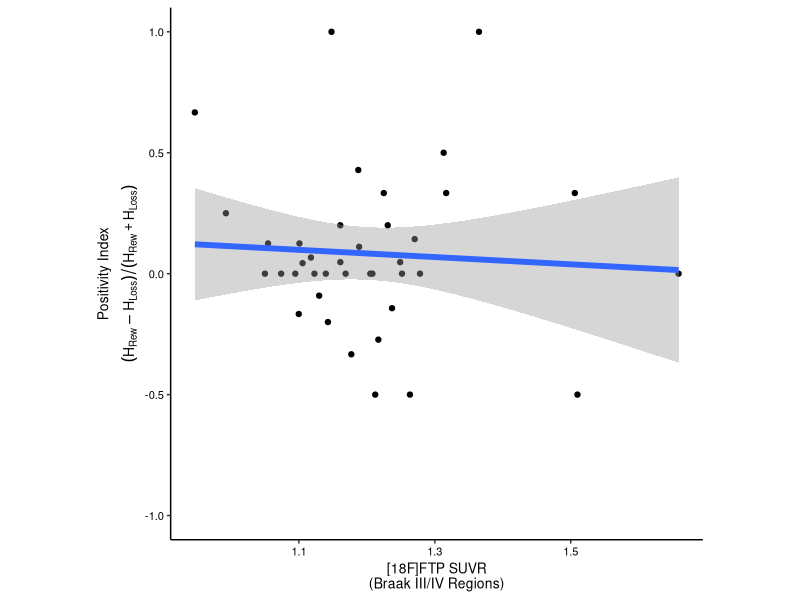
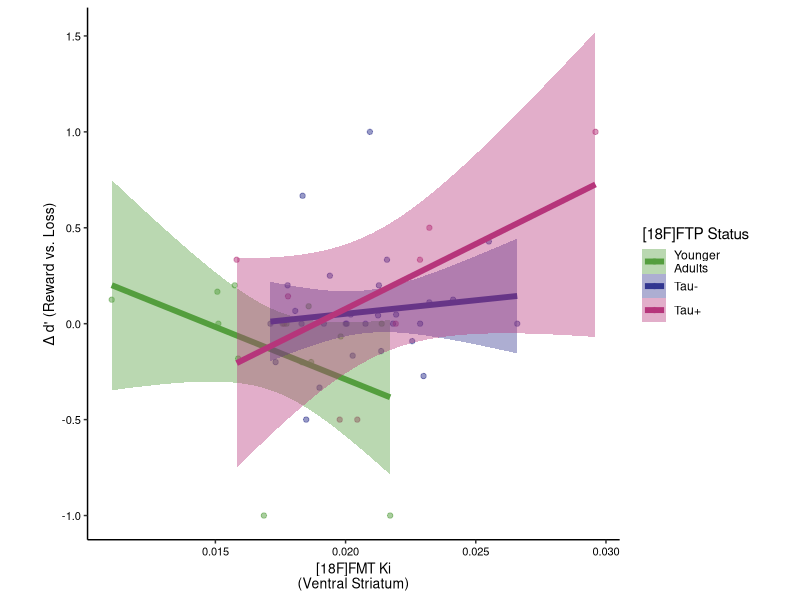
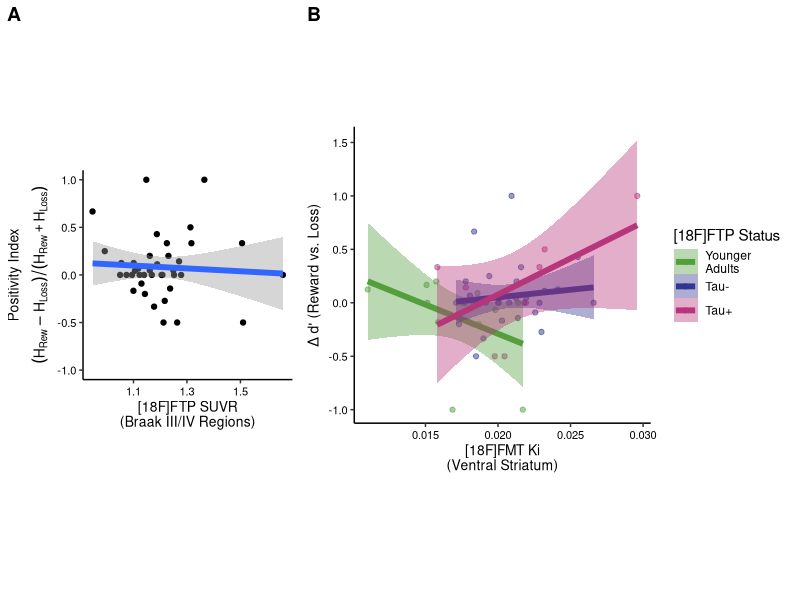
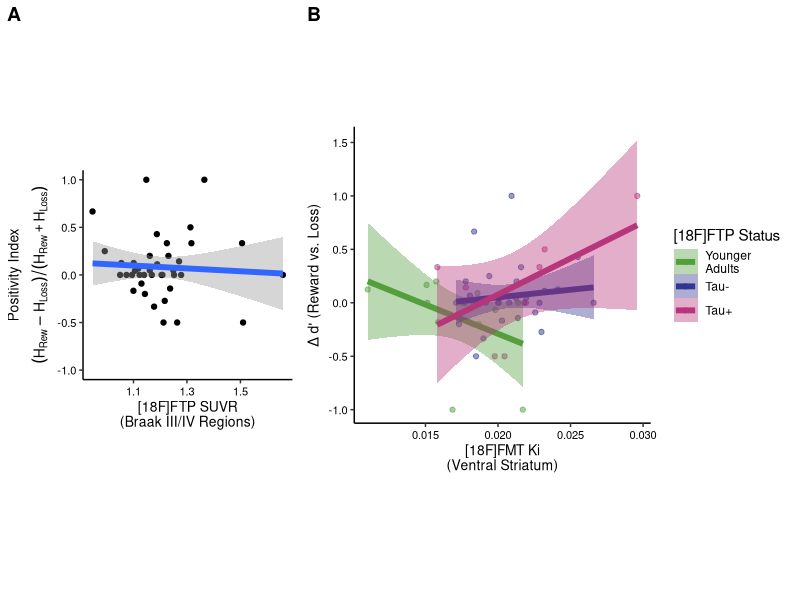

These figures' R source, in order:
## ---- chunk 1
knitr::opts_chunk$set(echo = TRUE)

# Load Libraries
library(tidyverse) # v2.0.0
library(ggpubr) # v0.6.0
library(rstatix) # v0.7.2
library(lme4) # v1.1.32
library(lmerTest) # v3.1.3

# Set colorscales
jack_status_cscale <- scale_color_manual(values = c("#549e3e", "#323690", "#B6357B"))
jack_status_fscale <- scale_fill_manual(values = c("#549e3e", "#323690", "#B6357B"))

df <- read_csv('data_sup_fig08.csv')

df$tau_status <- factor(df$tau_status, levels = c('Younger\nAdults', 
                                                  'Tau-', 'Tau+'))
## ---- chunk 2
figA <- df %>% 
  ggplot(aes(x = ftp_braak34_suvr, y = pos_index)) +
  geom_point() +
  geom_smooth(method = 'lm', limit = 0.9, linewidth = 2) +
  theme_classic() +
  xlab(bquote('[18F]FTP SUVR\n(Braak III/IV Regions)')) +
  ylab(bquote(atop('Positivity Index', (H[Rew] - H[Loss])/(H[Rew] + H[Loss])))) +
  theme(panel.background = element_blank(),
      axis.line = element_line(color = 'black'),
      axis.text.x = element_text(color = 'black', size = 8),
      axis.text.y = element_text(color = 'black', size = 8),
      axis.title.x = element_text(color = 'black', size = 10),
      axis.title.y = element_text(color = 'black', size = 10),
      aspect.ratio = 1)

figA
## ---- chunk 3
# Stats for Panel A

# Simplest model
lm1 <- lm(pos_index ~ ftp_braak34_suvr + age + sex + yrs_edu, data = df)
summary(lm1)
## ---- chunk 4
# Model accounting for learning accuracy
lm2 <- lm(pos_index ~ ftp_braak34_suvr + learning_RewVsLoss, data = df)
summary(lm2)

## ---- chunk 5
figB <- df %>% filter(!is.na(tau_status)) %>%
  ggplot(aes(x = fmt_ki_vst, y = pos_index, group = tau_status,
             color = tau_status, fill = tau_status)) +
  geom_point(alpha = 0.5) +
  geom_smooth(method = 'lm', limit = 0.9, linewidth = 2) +
  scale_fill_manual('[18F]FTP Status', values = c("#549e3e", "#323690", "#B6357B")) +
  scale_color_manual('[18F]FTP Status', values = c("#549e3e", "#323690", "#B6357B")) +
  theme_classic() +
  xlab(bquote('[18F]FMT Ki\n(Ventral Striatum)')) +
  ylab('\u0394 d\' (Reward vs. Loss)') +
  theme(panel.background = element_blank(),
      axis.line = element_line(color = 'black'),
      axis.text.x = element_text(color = 'black', size = 8),
      axis.text.y = element_text(color = 'black', size = 8),
      axis.title.x = element_text(color = 'black', size = 10),
      axis.title.y = element_text(color = 'black', size = 10),
      aspect.ratio = 1)

figB
## ---- chunk 6
# Stats for Panel B
lm1 <- lm(pos_index ~ fmt_ki_vst*ftp_braak34_suvr + age + sex + yrs_edu, 
          data = df %>% filter(!is.na(ftp_braak34_suvr)))
summary(lm1)
## ---- chunk 7
# Model accounting for learning accuracy
lm2 <- lm(pos_index ~ fmt_ki_vst*ftp_braak34_suvr + age + sex + yrs_edu + learning_RewVsLoss, 
          data = df %>% filter(!is.na(ftp_braak34_suvr)))
summary(lm2)

## ---- chunk 8
pos_fig <- ggarrange(figA, figB, 
          ncol = 2, 
          labels = c('A', 'B'),
          widths = c(0.6, 1))

ggsave(pos_fig, filename = 'sup_fig08.pdf', width = 6, height = 3, units = 'in')
pos_fig
